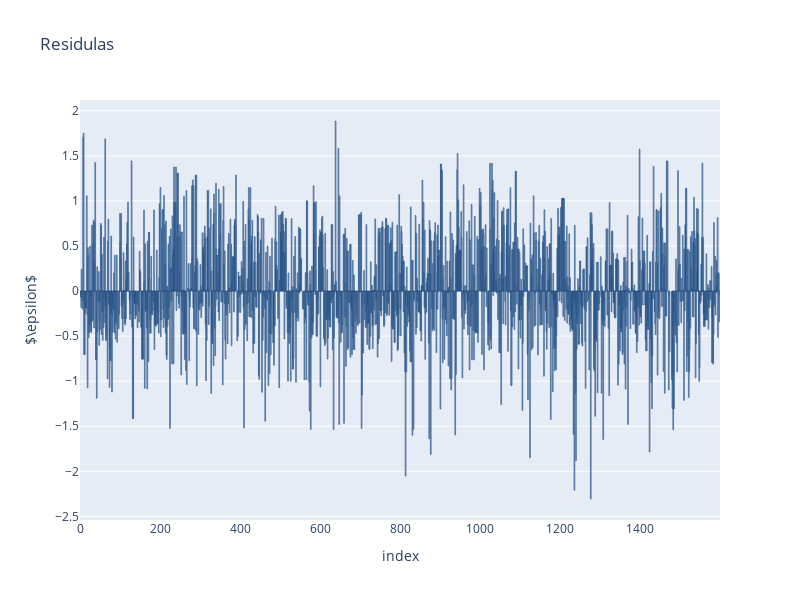

Here is the notebook cell this chart was saved with:
### Code cell
# 3. 
e = y - y_hat
data = pd.DataFrame({'x': x.index.values, 'e':e})
# data = pd.concat([orig_data, classified_data], axis = 0)

fig = px.bar(data, x="x", y="e", title="Residulas", height=600, width =800)
fig.update_traces(width=2, marker_color='rgb(158,202,225)', marker_line_color='rgb(8,48,107)',
                  marker_line_width=0.5,)
fig.update_layout(
    xaxis_title='index',
    yaxis_title=r'$\epsilon$'
)
fig.show()


print(f'The average of this residuals is {e.mean()}')

### Figure 1 — Plotly figure (JSON) as saved in the notebook; plotly's stock layout.template omitted (floating-point values rounded to 4 significant figures; data arrays with more than 128 entries replaced by an {"elided": "..."} marker saying what was removed)
{"data": [{"alignmentgroup": "True", "hovertemplate": "x=%{x}<br>e=%{y}<extra></extra>", "legendgroup": "", "marker": {"color": "rgb(158,202,225)", "line": {"color": "rgb(8,48,107)", "width": 0.5}, "pattern": {"shape": ""}}, "name": "", "offsetgroup": "", "orientation": "v", "showlegend": false, "textposition": "auto", "type": "bar", "width": 2, "x": {"elided": "1486 int values"}, "xaxis": "x", "y": {"elided": "1486 float values"}, "yaxis": "y"}], "layout": {"barmode": "relative", "height": 600, "legend": {"tracegroupgap": 0}, "title": {"text": "Residulas"}, "width": 800, "xaxis": {"anchor": "y", "domain": [0, 1], "title": {"text": "index"}}, "yaxis": {"anchor": "x", "domain": [0, 1], "title": {"text": "$\\epsilon$"}}}}
